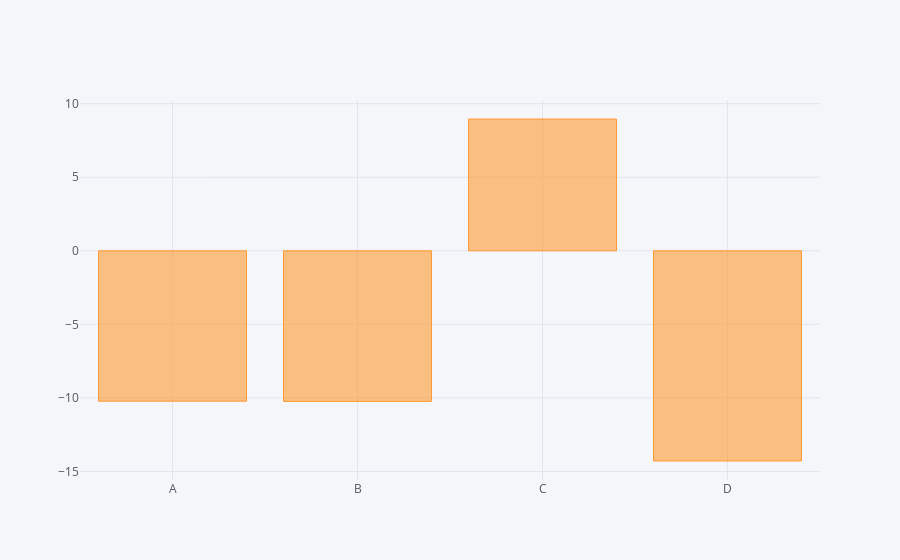

The code cell stored with this chart in its notebook:
### Code cell
df.sum().iplot(kind='bar')

### Figure 1 — Plotly figure (JSON) as saved in the notebook; plotly's stock layout.template omitted (floating-point values rounded to 4 significant figures)
{"data": [{"marker": {"color": "rgba(255, 153, 51, 0.6)", "line": {"color": "rgba(255, 153, 51, 1.0)", "width": 1}}, "name": "None", "orientation": "v", "text": "", "type": "bar", "x": ["A", "B", "C", "D"], "y": [-10.22, -10.24, 8.962, -14.29]}], "layout": {"legend": {"bgcolor": "#F5F6F9", "font": {"color": "#4D5663"}}, "paper_bgcolor": "#F5F6F9", "plot_bgcolor": "#F5F6F9", "titlefont": {"color": "#4D5663"}, "xaxis1": {"gridcolor": "#E1E5ED", "showgrid": true, "tickfont": {"color": "#4D5663"}, "title": "", "titlefont": {"color": "#4D5663"}, "zerolinecolor": "#E1E5ED"}, "yaxis1": {"gridcolor": "#E1E5ED", "showgrid": true, "tickfont": {"color": "#4D5663"}, "title": "", "titlefont": {"color": "#4D5663"}, "zerolinecolor": "#E1E5ED"}}}
